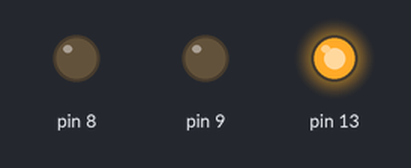
A sketch run on a simulated Arduino Uno, built with avr-gcc and run on an emulated ATmega328P. On the bench: output pins drawn as LEDs (lit = HIGH).

Above: at 0.5 s.
At 3.5 s:
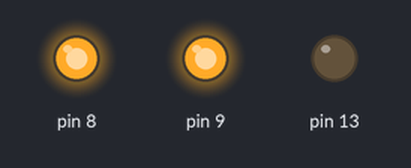
Timing chart, 0 to 4.6 s (numbered marks = the images above):
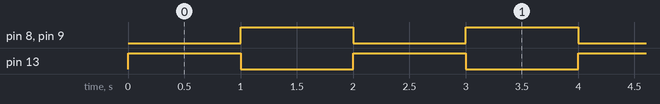

The sketch:

lab4-timerblink.ino
```cpp
//This code uses all 3 timers to 3 blink LEDs
//At first,
//timer0 will interrupt at 2kHz
//timer1 will interrupt at 1Hz
//timer2 will interrupt at 8kHz
//Then,
//they will all align at 1 Hz

//LED toggles
boolean toggle0 = 1;
boolean toggle1 = 1;
boolean toggle2 = 1;

//hertz counters for T0 and T2
int counter0=0;
int counter2=0;

void setup(){

  //set pins as outputs
  DDRB=0b00100011;
  /* REMINDER! alternatives are:

  DDRB=(1<<PB0)|(1<<PB1)|(1<<PB5);
  pinMode(8, OUTPUT);
  pinMode(9, OUTPUT);
  pinMode(13, OUTPUT); */

  cli();//disable global interrupts

  //T0
  TCCR0A = 0; // clear registers and timer value
  TCCR0B = 0;
  TCNT0  = 0;
  OCR0A = 124;// = (16*10^6) / (2000*64) - 1 (must be <256)
  TCCR0A |= (1 << WGM01); //CTC
  TCCR0B |= (1 << CS01) | (1 << CS00); //prescaler 64
  TIMSK0 |= (1 << OCIE0A); //enable interrupt

  //T2
  TCCR2A = 0;  // clear registers and timer value
  TCCR2B = 0;
  TCNT2  = 0;
  OCR2A = 249;// = (16*10^6) / (8000*8) - 1 (must be <256)
  TCCR2A |= (1 << WGM21);  //CTC mode
  TCCR2B |= (1 << CS21);   //prescaler 8
  TIMSK2 |= (1 << OCIE2A); //enable interrupt

  //T1
  TCCR1A = 0; // clear registers and timer value
  TCCR1B = 0;
  TCNT1  = 0;
  OCR1A = 15624;// = (16*10^6) / (1*1024) - 1 (must be <65536)
  TCCR1B |= (1 << WGM12); //CTC
  TCCR1B |= (1 << CS12) | (1 << CS10);  //prescaler 1024
  TIMSK1 |= (1 << OCIE1A); //enable

  sei();//allow global interrupts

}

ISR(TIMER0_COMPA_vect){
  counter0++; //incremented each entrance
  if(counter0>2000){ //to scale 2000 entries to 1
  if (toggle0){
    digitalWrite(8,HIGH); //toggle LED
    toggle0 = 0;
  }
  else{
    digitalWrite(8,LOW);
    toggle0 = 1;
  }
    counter0=0; //counter cleared after each toggle
  }
}

ISR(TIMER1_COMPA_vect){
  if (toggle1){
    digitalWrite(13,HIGH); //toggle LED
    toggle1 = 0;
  }
  else{
    digitalWrite(13,LOW);
    toggle1 = 1;
  }
}

ISR(TIMER2_COMPA_vect){
  counter2++; //incremented each entrance
  if(counter2>8000){ //to scale 8000 entries to 1
    if (toggle2){
    digitalWrite(9,HIGH); //toggle LED
    toggle2 = 0;
  }
  else{
    digitalWrite(9,LOW);
    toggle2 = 1;
  }
    counter2=0; //counter cleared after each toggle
  }
}
void loop(){}
```

Measured:
- by itself, pin 8, pin 9, pin 13: alternates HIGH for 1.0 s and LOW for 1.0 s
